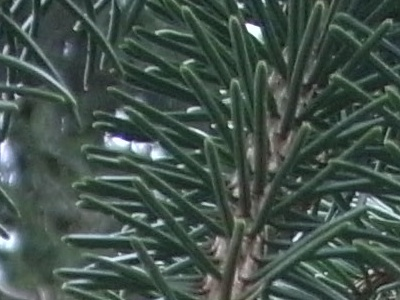
#> input picture test_images/spruce.jpg, 400 x 300 px
$ python imagetile.py test_images/spruce.jpg 5
#> lines starting #> are read from the running program, lines starting #| are printed output that depends on the picture
#!/usr/bin/env python

"""imagetile.py: tile an image to make a larger image.

    Run as a script at the command line:

    python imagetile.py my_dir/source_file.jpg 3

    output: source_file_x3.jpg (3 x 3 grid of the source image, copied)

    Or use the included tile_image function in a program:

        from imagetile import tile_image

        # ...

        output_image = tile_image(source_image_path, 3)
        output_image.save(output_image_path)
"""

import os
import sys

from PIL import Image


def tile_image(source_image_path, multiplier):
    """Tile a source image multiple times, returning a larger image."""
#> called with source_image_path = 'test_images/spruce.jpg', multiplier = 5

    with Image.open(source_image_path) as source_image:
#> source_image is the input picture: PIL image 400x300 RGB; mean R, G, B 66.8, 82.4, 75.3
        (width, height) = source_image.size
#> width = 400; height = 300

        # Create a new image with the requested multiplied size.
        output_image = Image.new('RGBA',
            (width * multiplier, height * multiplier))
#> output_image: PIL image 2000x1500 RGBA; every value is 0

        # Paste the source image multiple times into the new output image.
        for row in range(0, multiplier):
            for col in range(0, multiplier):
                box = (col * width, row * height)
                output_image.paste(source_image, box)
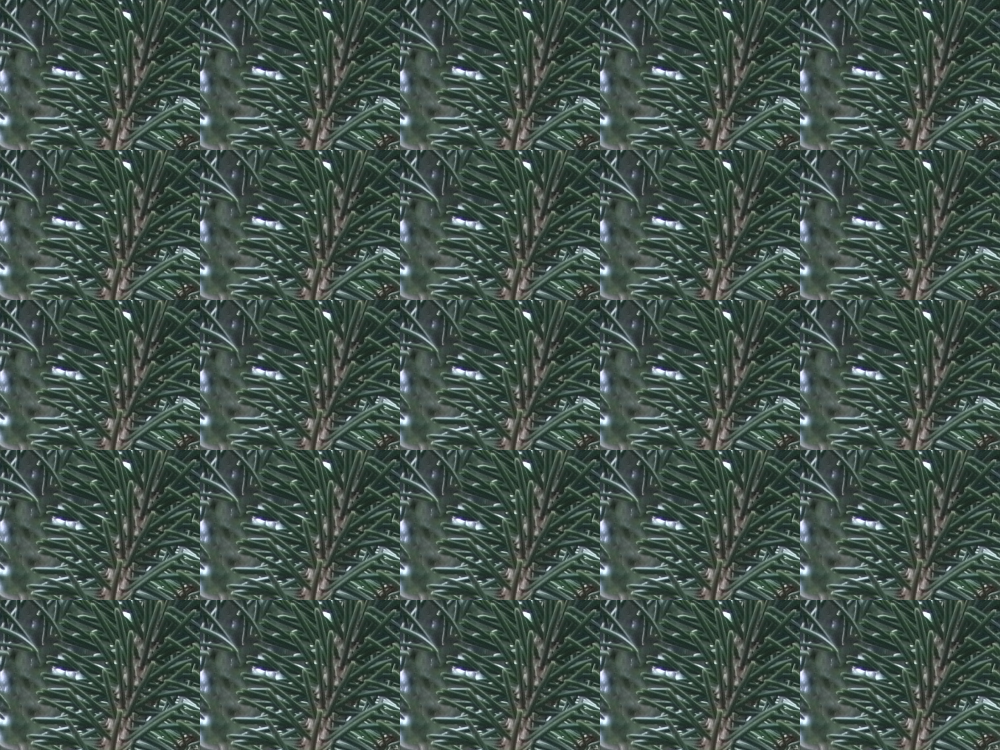
#> output_image: PIL image 2000x1500 RGBA (shown at 1/2 size); mean R, G, B, A 66.8, 82.4, 75.3, 255

    return output_image


def main():
    if len(sys.argv) < 2:
        print('Usage: python imagetile.py source_image_path multiplier')
        exit(0)
    else:
        source_image_path = sys.argv[1]
        multiplier = int(sys.argv[2])
        path, ext = os.path.splitext(source_image_path)
        output_image_path = path + '_x' + str(multiplier) + ext
        output_image = tile_image(source_image_path, multiplier)
        output_image.save(output_image_path)
        print('Done: saved {0}'.format(output_image_path))


if __name__ == '__main__':
    main()
